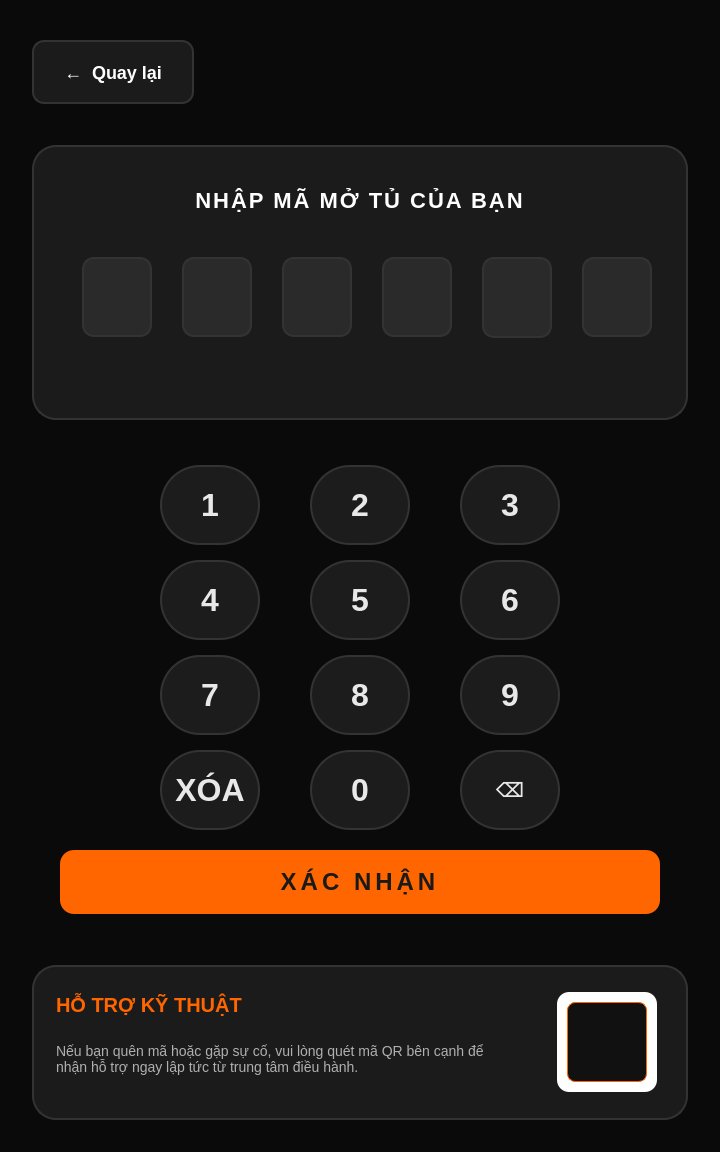
<?xml version="1.0" encoding="UTF-8"?>
<ui version="4.0">
 <class>OTPInputContent</class>
 <widget class="QWidget" name="OTPInputContent">
  <property name="geometry">
   <rect>
    <x>0</x>
    <y>0</y>
    <width>720</width>
    <height>1152</height>
   </rect>
  </property>
  <property name="maximumSize">
   <size>
    <width>720</width>
    <height>1152</height>
   </size>
  </property>
  <property name="windowTitle">
   <string>Form</string>
  </property>
  <property name="styleSheet">
   <string notr="true">QWidget#OTPInputContent {
    background-color: #0A0A0A;
    color: #E8E8E8;
    font-family: &quot;Be Vietnam Pro&quot;;
}
QFrame#frameOtpCard {
    background-color: #1C1B1B;
    border: 2px solid #333333;
    border-radius: 24px;
}

QLabel#labelOtpTitle {
    background: transparent;
    color: #FFFFFF;
    font-size: 22px;
    font-weight: 900;
    letter-spacing: 2px;
}
QLineEdit {
    background-color: #2A2A2A;
    border: 2px solid #333333;
    border-radius: 12px;
    color: #FFFFFF;
    font-size: 36px;
    font-weight: 900;
    font-family: &quot;Be Vietnam Pro&quot;;
    padding: 0px;
}

QLineEdit:focus {
    border: 2px solid #FF6600;
}

QPushButton {
    background-color: #1C1C1C;
    border: 2px solid #333333;
    border-radius: 40px;
    color: #E8E8E8;
    font-size: 32px;
    font-weight: 900;
}

QPushButton:pressed {
    background-color: #333333;
    border-color: #FF6600;
}

QPushButton#btnClear {
    font-size: 20px;
}
QPushButton#btnConfirm {
    background-color: #FF6600;
    border: none;
    border-radius: 14px;
    color: #1A1A1A;
    font-size: 24px;
    font-weight: 900;
    letter-spacing: 4px;
}

QPushButton#btnConfirm:pressed {
    background-color: #E85C00;
}</string>
  </property>
  <widget class="QPushButton" name="btnBack">
   <property name="geometry">
    <rect>
     <x>32</x>
     <y>40</y>
     <width>162</width>
     <height>64</height>
    </rect>
   </property>
   <property name="styleSheet">
    <string notr="true">QPushButton#btnBack {
    background-color: #1C1B1B;
    border: 2px solid #333333;
    border-radius: 12px;
    color: #FFFFFF;
    font-size: 18px;
    font-weight: 700;
}

QPushButton#btnBack:pressed {
    background-color: #333333;
}</string>
   </property>
   <property name="text">
    <string>←  Quay lại</string>
   </property>
  </widget>
  <widget class="QFrame" name="frameOtpCard">
   <property name="geometry">
    <rect>
     <x>32</x>
     <y>145</y>
     <width>656</width>
     <height>275</height>
    </rect>
   </property>
   <property name="frameShape">
    <enum>QFrame::Shape::StyledPanel</enum>
   </property>
   <property name="frameShadow">
    <enum>QFrame::Shadow::Raised</enum>
   </property>
   <widget class="QLabel" name="labelOtpTitle">
    <property name="geometry">
     <rect>
      <x>60</x>
      <y>34</y>
      <width>536</width>
      <height>42</height>
     </rect>
    </property>
    <property name="text">
     <string>NHẬP MÃ MỞ TỦ CỦA BẠN</string>
    </property>
    <property name="alignment">
     <set>Qt::AlignmentFlag::AlignCenter</set>
    </property>
   </widget>
   <widget class="QLineEdit" name="lineOtp1">
    <property name="geometry">
     <rect>
      <x>50</x>
      <y>112</y>
      <width>70</width>
      <height>80</height>
     </rect>
    </property>
    <property name="maxLength">
     <number>1</number>
    </property>
   </widget>
   <widget class="QLineEdit" name="lineOtp2">
    <property name="geometry">
     <rect>
      <x>150</x>
      <y>112</y>
      <width>70</width>
      <height>80</height>
     </rect>
    </property>
    <property name="maxLength">
     <number>1</number>
    </property>
   </widget>
   <widget class="QLineEdit" name="lineOtp3">
    <property name="geometry">
     <rect>
      <x>250</x>
      <y>112</y>
      <width>70</width>
      <height>80</height>
     </rect>
    </property>
    <property name="maxLength">
     <number>1</number>
    </property>
   </widget>
   <widget class="QLineEdit" name="lineOtp4">
    <property name="geometry">
     <rect>
      <x>350</x>
      <y>112</y>
      <width>70</width>
      <height>80</height>
     </rect>
    </property>
    <property name="maxLength">
     <number>1</number>
    </property>
   </widget>
   <widget class="QLineEdit" name="lineOtp5">
    <property name="geometry">
     <rect>
      <x>450</x>
      <y>112</y>
      <width>70</width>
      <height>81</height>
     </rect>
    </property>
    <property name="maxLength">
     <number>1</number>
    </property>
   </widget>
   <widget class="QLineEdit" name="lineOtp6">
    <property name="geometry">
     <rect>
      <x>550</x>
      <y>112</y>
      <width>70</width>
      <height>80</height>
     </rect>
    </property>
    <property name="maxLength">
     <number>1</number>
    </property>
   </widget>
  </widget>
  <widget class="QPushButton" name="btnKey1">
   <property name="geometry">
    <rect>
     <x>160</x>
     <y>465</y>
     <width>100</width>
     <height>80</height>
    </rect>
   </property>
   <property name="text">
    <string>1</string>
   </property>
  </widget>
  <widget class="QPushButton" name="btnKey2">
   <property name="geometry">
    <rect>
     <x>310</x>
     <y>465</y>
     <width>100</width>
     <height>80</height>
    </rect>
   </property>
   <property name="text">
    <string>2</string>
   </property>
  </widget>
  <widget class="QPushButton" name="btnKey3">
   <property name="geometry">
    <rect>
     <x>460</x>
     <y>465</y>
     <width>100</width>
     <height>80</height>
    </rect>
   </property>
   <property name="text">
    <string>3</string>
   </property>
  </widget>
  <widget class="QPushButton" name="btnKey4">
   <property name="geometry">
    <rect>
     <x>160</x>
     <y>560</y>
     <width>100</width>
     <height>80</height>
    </rect>
   </property>
   <property name="text">
    <string>4</string>
   </property>
  </widget>
  <widget class="QPushButton" name="btnKey5">
   <property name="geometry">
    <rect>
     <x>310</x>
     <y>560</y>
     <width>100</width>
     <height>80</height>
    </rect>
   </property>
   <property name="text">
    <string>5</string>
   </property>
  </widget>
  <widget class="QPushButton" name="btnKey6">
   <property name="geometry">
    <rect>
     <x>460</x>
     <y>560</y>
     <width>100</width>
     <height>80</height>
    </rect>
   </property>
   <property name="text">
    <string>6</string>
   </property>
  </widget>
  <widget class="QPushButton" name="btnKey7">
   <property name="geometry">
    <rect>
     <x>160</x>
     <y>655</y>
     <width>100</width>
     <height>80</height>
    </rect>
   </property>
   <property name="text">
    <string>7</string>
   </property>
  </widget>
  <widget class="QPushButton" name="btnKey8">
   <property name="geometry">
    <rect>
     <x>310</x>
     <y>655</y>
     <width>100</width>
     <height>80</height>
    </rect>
   </property>
   <property name="text">
    <string>8</string>
   </property>
  </widget>
  <widget class="QPushButton" name="btnKey9">
   <property name="geometry">
    <rect>
     <x>460</x>
     <y>655</y>
     <width>100</width>
     <height>80</height>
    </rect>
   </property>
   <property name="text">
    <string>9</string>
   </property>
  </widget>
  <widget class="QPushButton" name="btnKey0">
   <property name="geometry">
    <rect>
     <x>310</x>
     <y>750</y>
     <width>100</width>
     <height>80</height>
    </rect>
   </property>
   <property name="text">
    <string>0</string>
   </property>
  </widget>
  <widget class="QPushButton" name="btnBackspace">
   <property name="geometry">
    <rect>
     <x>160</x>
     <y>750</y>
     <width>100</width>
     <height>80</height>
    </rect>
   </property>
   <property name="text">
    <string>XÓA</string>
   </property>
  </widget>
  <widget class="QPushButton" name="btnClear">
   <property name="geometry">
    <rect>
     <x>460</x>
     <y>750</y>
     <width>100</width>
     <height>80</height>
    </rect>
   </property>
   <property name="text">
    <string>⌫</string>
   </property>
  </widget>
  <widget class="QPushButton" name="btnConfirm">
   <property name="geometry">
    <rect>
     <x>60</x>
     <y>850</y>
     <width>600</width>
     <height>64</height>
    </rect>
   </property>
   <property name="text">
    <string>XÁC NHẬN</string>
   </property>
  </widget>
  <widget class="QFrame" name="frameSupport">
   <property name="geometry">
    <rect>
     <x>32</x>
     <y>965</y>
     <width>656</width>
     <height>155</height>
    </rect>
   </property>
   <property name="styleSheet">
    <string notr="true">QFrame#frameSupport {
    background-color: #1C1B1B;
    border: 2px solid #333333;
    border-radius: 24px;
}
QLabel#labelSupportTitle {
    background: transparent;
    color: #FF6600;
    font-size: 20px;
    font-weight: 900;
}
QLabel#labelSupportBody {
    background: transparent;
    color: #B0B0B0;
    font-size: 14px;
    font-weight: 400;
}
QFrame#frameQR {
    background-color: #FFFFFF;
    border-radius: 12px;
    border: none;
}
QLabel#labelQR {
    background-color: #111111;
    border: 1px solid #FF6600;
    border-radius: 8px;
}</string>
   </property>
   <property name="frameShape">
    <enum>QFrame::Shape::StyledPanel</enum>
   </property>
   <property name="frameShadow">
    <enum>QFrame::Shadow::Raised</enum>
   </property>
   <widget class="QLabel" name="labelSupportTitle">
    <property name="geometry">
     <rect>
      <x>24</x>
      <y>24</y>
      <width>330</width>
      <height>32</height>
     </rect>
    </property>
    <property name="text">
     <string>HỖ TRỢ KỸ THUẬT</string>
    </property>
   </widget>
   <widget class="QLabel" name="labelSupportBody">
    <property name="geometry">
     <rect>
      <x>24</x>
      <y>62</y>
      <width>455</width>
      <height>64</height>
     </rect>
    </property>
    <property name="text">
     <string>Nếu bạn quên mã hoặc gặp sự cố, vui lòng quét mã QR bên cạnh để nhận hỗ trợ ngay lập tức từ trung tâm điều hành.</string>
    </property>
    <property name="wordWrap">
     <bool>true</bool>
    </property>
   </widget>
   <widget class="QFrame" name="frameQR">
    <property name="geometry">
     <rect>
      <x>525</x>
      <y>27</y>
      <width>100</width>
      <height>100</height>
     </rect>
    </property>
    <property name="frameShape">
     <enum>QFrame::Shape::StyledPanel</enum>
    </property>
    <property name="frameShadow">
     <enum>QFrame::Shadow::Raised</enum>
    </property>
    <widget class="QLabel" name="labelQR">
     <property name="geometry">
      <rect>
       <x>10</x>
       <y>10</y>
       <width>80</width>
       <height>80</height>
      </rect>
     </property>
     <property name="text">
      <string/>
     </property>
     <property name="pixmap">
      <pixmap resource="../resources.qrc">:/assets/SupportQrCode.png</pixmap>
     </property>
     <property name="scaledContents">
      <bool>true</bool>
     </property>
     <property name="alignment">
      <set>Qt::AlignmentFlag::AlignCenter</set>
     </property>
    </widget>
   </widget>
  </widget>
 </widget>
 <resources>
  <include location="../resources.qrc"/>
 </resources>
 <connections/>
</ui>
